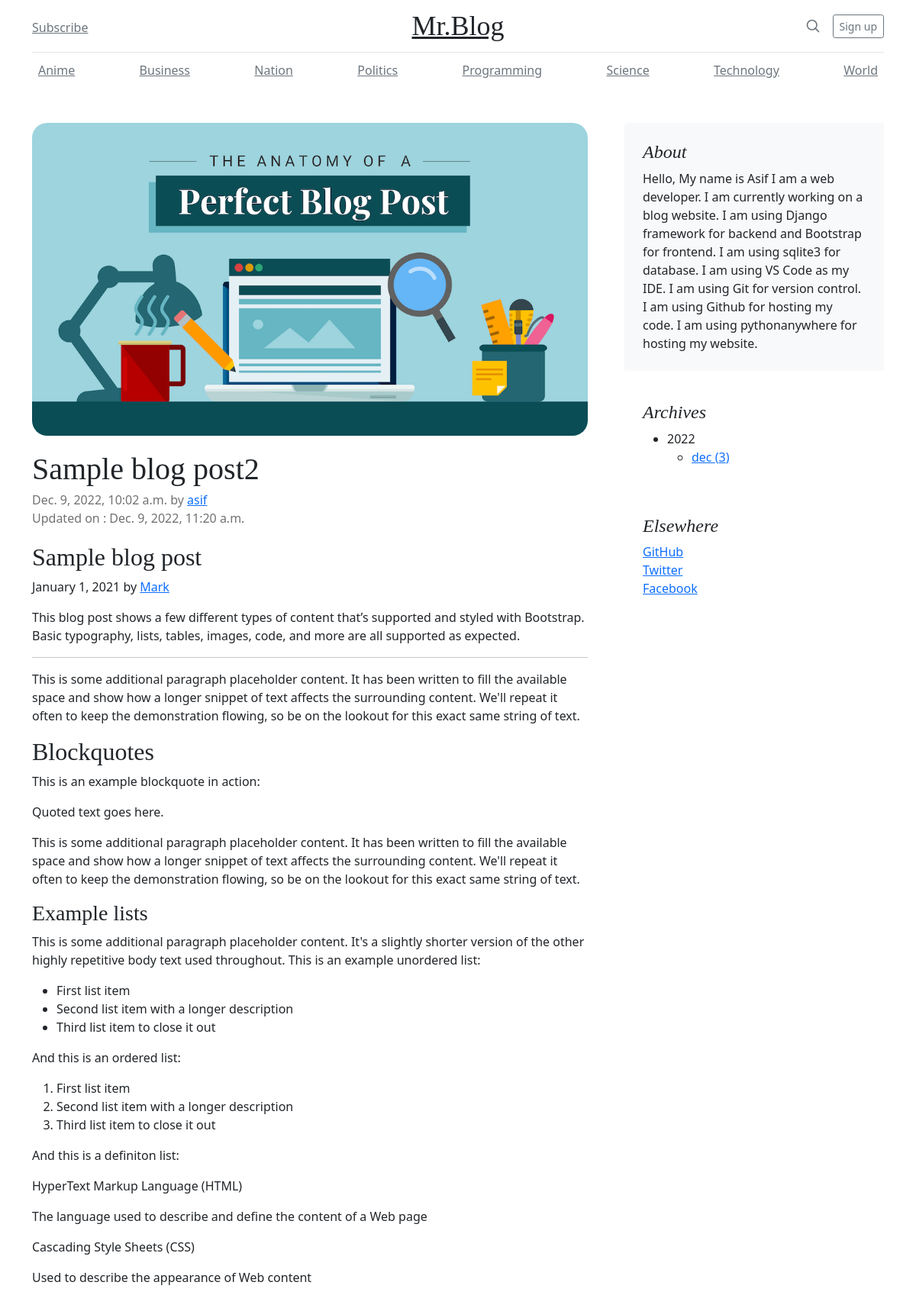
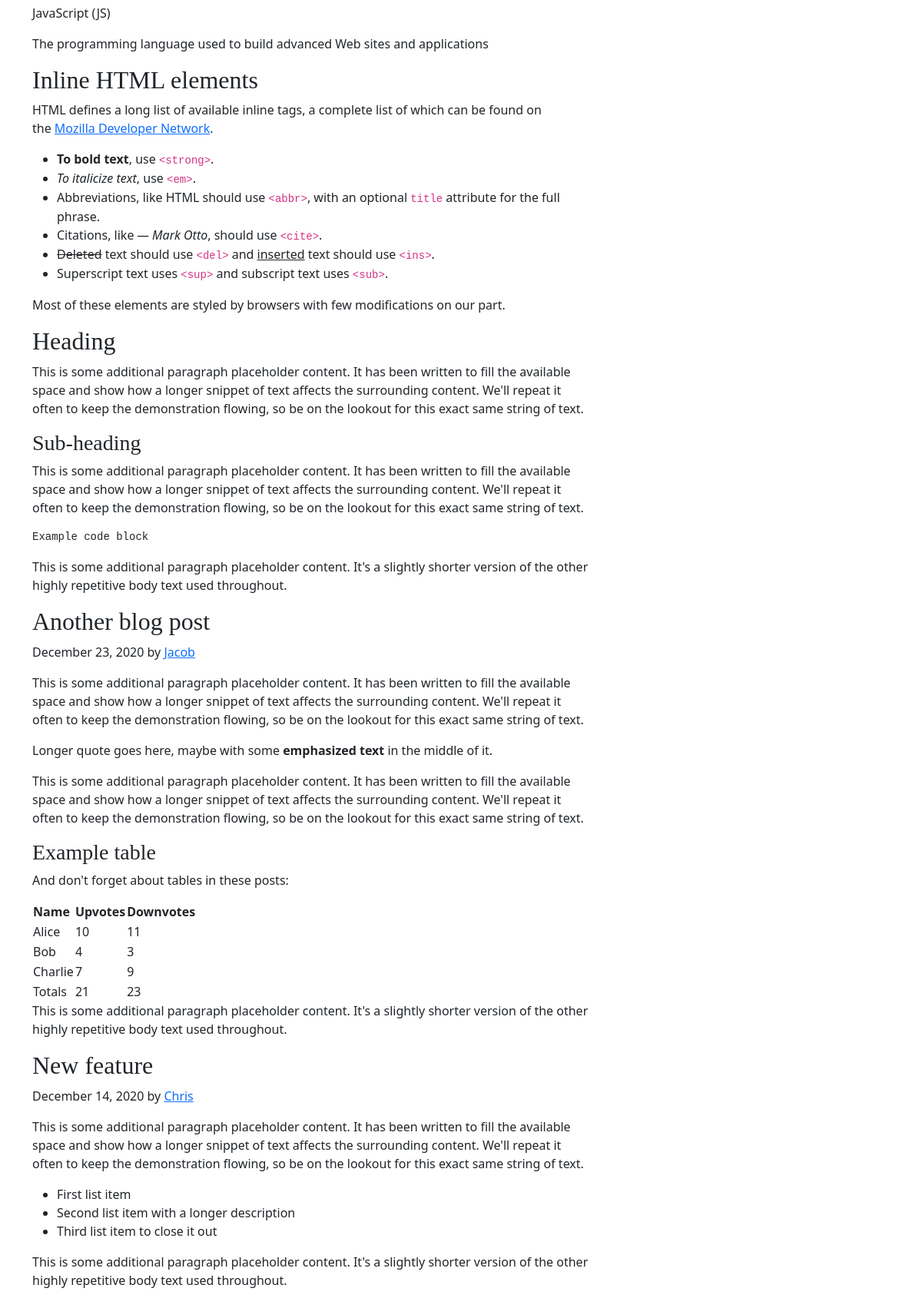
The app's page /blog_detail/sample-blog-post2 (upper part) with its own data (2 pictures, top to bottom).
### blog/models.py (models this page shows, shortened)
class Category(models.Model):
    name = models.CharField(max_length=200, db_index=True)
    slug = models.SlugField(max_length=200, db_index=True, unique=True)
    class Meta:
        ordering = ('name',)
        verbose_name = 'category'
        verbose_name_plural = 'categories'
    def __str__(self):
        return self.name

class Post(models.Model):
    title = models.CharField(max_length=200, unique=True)
    category = models.ForeignKey(Category, on_delete= models.CASCADE, blank=True, null=True, related_name='blog_posts')
    slug = models.SlugField(max_length=200, unique=True)
    author = models.ForeignKey(User, on_delete= models.CASCADE,related_name='blog_posts')
    updated_on = models.DateTimeField(auto_now= True)
    intro = models.TextField(max_length=200, blank=True)
    image = models.ImageField(upload_to='blog/images/', blank=True)
    content = RichTextField()
    created_on = models.DateTimeField(auto_now_add=True)
    status = models.IntegerField(choices=STATUS, default=0)
    class Meta:
        ordering = ['-created_on']

### blog/views.py (the view)
# urls.py: path('blog_detail/<str:slug>', views.blog_detail, name='blog_detail'),
def blog_detail(request, slug):
    post = Post.objects.get(slug=slug)
    context ={
        'post': post,
    }
    return render(request, 'blog/blog-detail.html', context)

### blog/context_processors.py (called while the page is built)
def category_list(request):
    cats = Category.objects.all()
    return {'cats': cats}

def posts(request):
    return {
        'all_posts': Post.objects.order_by('created_on'),
    }

### blog/templates/blog/blog-detail.html
{% extends 'blog/base.html' %}
{% block content %}
<main class="container mt-5">
<div class="row g-5">
    <div class="col-md-8">
      <article class="blog-post">
        <img class="w-100" src="{{post.image.url}}" style="border-radius:20px; margin-bottom: 20px;"  alt="blog image"  >
        <h2 class="blog-post-title">{{post.title}} </h2>
        <p class="blog-post-meta">{{post.created_on}} by <a href="#">{{post.author}}</a><br>
         Updated on : {{post.updated_on}}</p>
        {{post.content|safe}}
    </div>
    <div class="col-md-4">
      <div class="position-sticky" style="top: 2rem;">
        <div class="p-4 mb-3 bg-light rounded">
          <h4 class="fst-italic">About</h4>
          <p class="mb-0">
            Hello, My name is Asif I am a web developer. I am currently working on a blog website.
            I am using Django framework for backend and Bootstrap for frontend. I am using sqlite3 for database. I am using VS Code as my IDE. I am using Git for version control. I am using Github for hosting my code. I am using pythonanywhere for hosting my website.
          </p>
        </div>
        <div class="p-4">
          <h4 class="fst-italic">Archives</h4>
          {% regroup all_posts by created_on.year as year_list %}
    <ul>
    {% for year in year_list %}
        <li>{{ year.grouper }}
            {% regroup year.list by created_on.month as month_list %}
            <ul>
            {% for month in month_list %}
                <li><a href="{% url 'blog_archive' year.grouper month.grouper %}" >{{ month.list.0.created_on|date:'b' }} ({{ month.list|length }})</a></li>
            {% endfor %}
            </ul>
        </li>
    {% endfor %}
    </ul>
        </div>
        <div class="p-4">
          <h4 class="fst-italic">Elsewhere</h4>
          <ol class="list-unstyled">
            <li><a href="#">GitHub</a></li>
            <li><a href="#">Twitter</a></li>
            <li><a href="#">Facebook</a></li>
          </ol>
        </div>
      </div>
    </div>
  </div>
</main>
{% endblock content%}

### blog/templates/blog/base.html (shortened to what this page needs)
{% load static %}
<!doctype html>
<html lang="en">
  <head>
      <link rel="stylesheet" href="https://cdnjs.cloudflare.com/ajax/libs/bootstrap/5.0.1/css/bootstrap.min.css" />
    <link href="{% static 'blog/blog.css' %}" rel="stylesheet">
  </head>
  <body>
    <div class="container">
    <header class="blog-header py-3">
      <div class="row flex-nowrap justify-content-between align-items-center">
        <div class="col-4 pt-1">
          <a class="link-secondary" href="#">Subscribe</a>
        </div>
        <div class="col-4 text-center">
          <a class="blog-header-logo text-dark" href="/">Mr.Blog</a>
        </div>
        <div class="col-4 d-flex justify-content-end align-items-center">
          <a class="link-secondary" href="#" aria-label="Search">
            <svg xmlns="http://www.w3.org/2000/svg" width="20" height="20" fill="none" stroke="currentColor" stroke-linecap="round" stroke-linejoin="round" stroke-width="2" class="mx-3" role="img" viewBox="0 0 24 24"><title>Search</title><circle cx="10.5" cy="10.5" r="7.5"/><path d="M21 21l-5.2-5.2"/></svg>
          </a>
          <a class="btn btn-sm btn-outline-secondary" href="#">Sign up</a>
        </div>
      </div>
    </header>
    <div class="nav-scroller py-1 mb-2">
      <nav class="nav d-flex justify-content-between">
        {% for cat in cats%}
        <a class="p-2 link-secondary" href="/category/{{cat.slug}}">{{cat}}</a>
        {% endfor %}
      </nav>
    </div>
  </div>
    {% block content %}
    {% endblock content %}
  </body>
</html>

### blog/static/blog/blog.css (style rules this page uses)
.blog-header { line-height: 1; border-bottom: 1px solid #e5e5e5; }
.blog-header-logo { font-family: "Playfair Display", Georgia, "Times New Roman", serif; font-size: 2.25rem; }
h1, h2, h3, h4, h5, h6 { font-family: "Playfair Display", Georgia, "Times New Roman", serif; }
.nav-scroller { position: relative; z-index: 2; height: 2.75rem; overflow-y: hidden; }
.nav-scroller .nav { display: flex; flex-wrap: nowrap; padding-bottom: 1rem; margin-top: -1px; overflow-x: auto; text-align: center; white-space: nowrap; -webkit-overflow-scrolling: touch; }
.blog-post { margin-bottom: 4rem; }
.blog-post-title { margin-bottom: .25rem; font-size: 2.5rem; }
.blog-post-meta { margin-bottom: 1.25rem; color: #727272; }

### records on screen
Category: name "Anime"
Category: name "Business"
Category: name "Nation"
Category: name "Politics"
Category: name "Programming"
Category: name "Science"
Category: name "Technology"
Category: name "World"
Post: image (picture), title "Sample blog post2", created_on "Dec. 9, 2022, 10:02 a.m.", author "asif", updated_on "Dec. 9, 2022, 11:20 a.m.", content "Sample blog post January 1, 2021 by Mark This blog post shows a few different types of content that’s supported and styled with Bootstrap. Basic typography, lists, tables, images, code, and more are all supported as expected. This is some additional paragraph placeholder content. It has been written to fill the available space and show how a longer snippet of text affects the surrounding content. We'll repeat it often to keep the demonstration flowing, so be on the lookout for this exact same string of text. Blockquotes This is an example blockquote in action: Quoted text goes here. This is some additional paragraph placeholder content. It has been written to fill the available space and…"
Post: list.0.created_on "dec"

### other values on screen
{{ year.grouper }} "2022"
{{ month.list|length }} "3"
